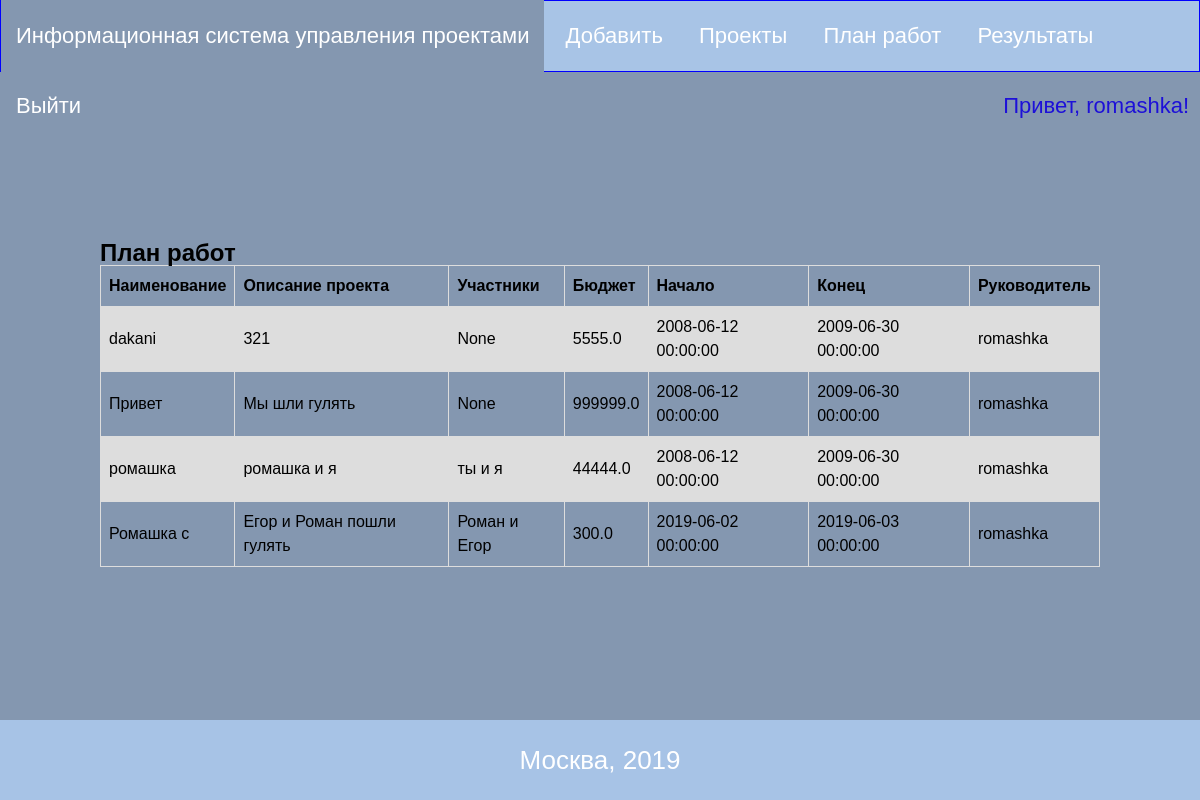
The page /projects (signed in) on the database its author committed.
### app/models.py (models this page shows, shortened)
class User(UserMixin, db.Model):
    id = db.Column(db.Integer, primary_key=True)
    username = db.Column(db.String(64), index=True, unique=True)
    email = db.Column(db.String(120), index=True, unique=True)
    password_hash = db.Column(db.String(128))
    projects = db.relationship('Project', backref='author', lazy='dynamic')

class Project(db.Model):
    id = db.Column(db.Integer, primary_key=True)
    name = db.Column(db.String(64), index=True)
    description = db.Column(db.Text)
    participants = db.Column(db.String(128))
    budget = db.Column(db.Float)
    beginning = db.Column(db.DateTime, default=datetime.utcnow)
    end = db.Column(db.DateTime)
    leader = db.Column(db.String(64), index=True)
    leader_id = db.Column(db.Integer, db.ForeignKey('user.id'))

### app/routes.py (the view)
@app.route('/projects')
@login_required
def projects():
    projects = Project.query.filter_by(leader_id=current_user.id)
    return render_template('projects.html', projects=projects)

### app/models.py (called while the page is built)
@login.user_loader
def load_user(id):
    return User.query.get(int(id))

### app/templates/projects.html
{% extends "base.html" %}
{% block content%}
  <div class="main">
      <div class="sideleft">
          <h2>План работ</h2>
          <table>
            <tr>
              <th>Наименование</th>
              <th>Описание проекта</th>
              <th>Участники</th>
              <th>Бюджет</th>
              <th>Начало</th>
              <th>Конец</th>
              <th>Руководитель</th>
            </tr>
            {%for project in projects %}
            <tr>
              <td>{{project.name}}</td>
              <td>{{project.description}}</td>
              <td>{{project.participants}}</td>
              <td>{{project.budget}}</td>
              <td>{{project.beginning}}</td>
              <td>{{project.end}}</td>
              <td>{{project.leader}}</td>
            </tr>
            {% endfor %}
          </table>
        </div>
      </div>
  </div>
{% endblock %}

### app/templates/base.html (shortened to what this page needs)
<!DOCTYPE html>
<html lang="en">
<head>
  <link rel="stylesheet" href= {{ url_for('static', filename='styles.css') }} media="all">
</head>
<body>
     <div class="content">
      <header>
        <div class="topmenu">
          <a href= {{ url_for('index') }} class="main">Информационная система управления проектами</a>
          {% if current_user.is_anonymous%}
            <a href="{{ url_for('login') }}">Войти</a>
            <a href="{{ url_for('register') }}">Регистрация</a>
          {% else %}
            <a href= {{ url_for('add') }}>Добавить</a>
            <a href= {{ url_for('projects') }}>Проекты {{ current_user.name }}</a>
            <a href= {{ url_for('plans') }}>План работ</a>
            <a href= {{ url_for('results') }}>Результаты</a>
            <a href= {{ url_for('logout') }}>Выйти</a>
            <span style="color: rgb(29, 16, 216); float:right; padding-right: 10px;">Привет, {{current_user.username}}! </span>
          {% endif %}
        </div>
      </header>
        {% block content %}{% endblock %}
    <footer>
      Москва, 2019
    </footer>
</body>
</html>

### app/static/styles.css (style rules this page uses)
* { margin: 0; padding: 0; }
body { background: #7c97b6 ; height: 100%; font: 16px/24px Arial, Tahoma, Sans-serif; }
.content { min-height: calc(100vh - 80px); background: #8497b0; }
.main { background: #8497b0; box-sizing: border-box; min-height: 100%; }
.topmenu { background: #a8c4e6; float: center; height: 70px; line-height: 70px; font-size: 22px; border: 1px solid blue; }
.topmenu a { color: white; padding-right: 15px; padding-left: 15px; padding-top: 40px; padding-bottom: 30px; text-decoration: none; }
footer { height: 80px; line-height: 80px; background: #a7c3e6; color: white; font-size: 26px; text-align: center; }
.sideleft { margin-top: 100px; float:left; margin-right:5px; margin-left:100px; }
table { font-family: arial, sans-serif; border-collapse: collapse; width: 1000px; }
td, th { border: 1px solid #dddddd; text-align: left; padding: 8px; }
tr:nth-child(even) { background-color: #dddddd; }

### rows shown on the page
User: username "romashka"
Project: name "dakani", description "321", participants "None", budget "5555.0", beginning "2008-06-12 00:00:00", end "2009-06-30 00:00:00", leader "romashka"
Project: name "Привет", description "Мы шли гулять", participants "None", budget "999999.0", beginning "2008-06-12 00:00:00", end "2009-06-30 00:00:00", leader "romashka"
Project: name "ромашка", description "ромашка и я", participants "ты и я", budget "44444.0", beginning "2008-06-12 00:00:00", end "2009-06-30 00:00:00", leader "romashka"
Project: name "Ромашка с", description "Егор и Роман пошли гулять", participants "Роман и Егор", budget "300.0", beginning "2019-06-02 00:00:00", end "2019-06-03 00:00:00", leader "romashka"
